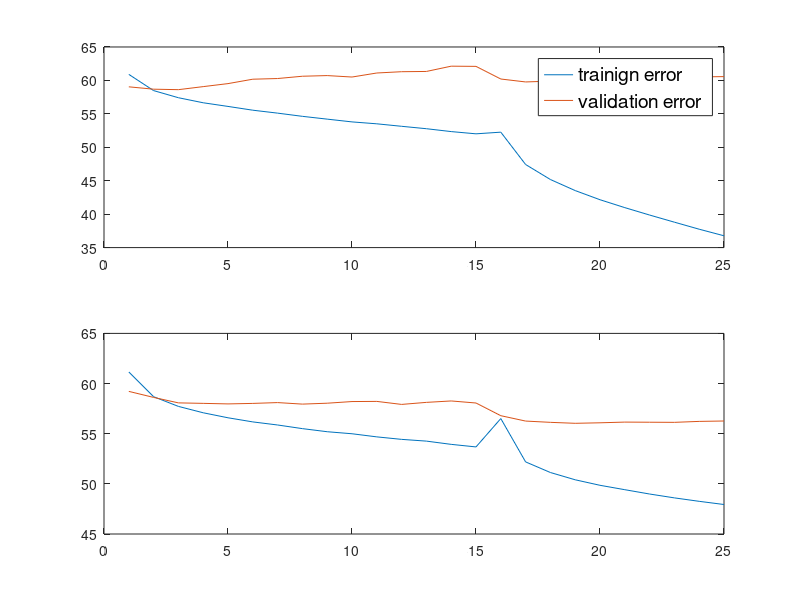

MATLAB code for this plot:

training_err1 = [ ...
    60.904393 ...
    58.478256 ...
    57.412171 ...
    56.657369 ...
    56.111483 ...
    55.546380 ...
    55.107807 ...
    54.628897 ...
    54.210207 ...
    53.797035 ...
    53.510868 ...
    53.138890 ...
    52.778042 ...
    52.348412 ...
    52.013536 ...
    52.261839 ...
    47.427069 ...
    45.180262 ...
    43.526147 ...
    42.157342 ...
    40.976715 ...
    39.867819 ...
    38.801069 ...
    37.748493 ...
    36.766032 ...
    ];

validation_err1 = [ ...
    59.042245 ...
    58.688593 ...
    58.617059 ...
    59.072788 ...
    59.522891 ...
    60.181970 ...
    60.282440 ...
    60.625643 ...
    60.723701 ...
    60.506687 ...
    61.109504 ...
    61.303209 ...
    61.340985 ...
    62.130273 ...
    62.100534 ...
    60.210102 ...
    59.772055 ...
    59.892618 ...
    60.070248 ...
    60.209298 ...
    60.362011 ...
    60.458462 ...
    60.483378 ...
    60.528389 ...
    60.568576 ...
    ];


training_err2 = [ ...
    61.155360 ...
    58.688695 ...
    57.722026 ...
    57.086048 ...
    56.586683 ...
    56.175604 ...
    55.868413 ...
    55.505377 ...
    55.197044 ...
    54.994311 ...
    54.683599 ...
    54.434726 ...
    54.260629 ...
    53.936693 ...
    53.680970 ...
    56.509434 ...
    52.188965 ...
    51.130111 ...
    50.404990 ...
    49.855680 ...
    49.417773 ...
    48.986145 ...
    48.601703 ...
    48.257409 ...
    47.940324 ...
    ];

validation_err2 = [ ...
    59.219072 ...
    58.617863 ...
    58.072917 ...
    58.023888 ...
    57.970036 ...
    58.019869 ...
    58.101852 ...
    57.949942 ...
    58.039963 ...
    58.204733 ...
    58.220004 ...
    57.919399 ...
    58.122749 ...
    58.264210 ...
    58.060057 ...
    56.794946 ...
    56.259645 ...
    56.131848 ...
    56.036201 ...
    56.086838 ...
    56.156764 ...
    56.143904 ...
    56.131848 ...
    56.226691 ...
    56.266075 ...
    ];


X = 1:length(training_err1);

figure

subplot(2, 1, 1)
plot(X, training_err1, X, validation_err1)

h = legend('trainign error', 'validation error');
set(h, 'FontSize', 14);

subplot(2, 1, 2)
plot(X, training_err2, X, validation_err2)


